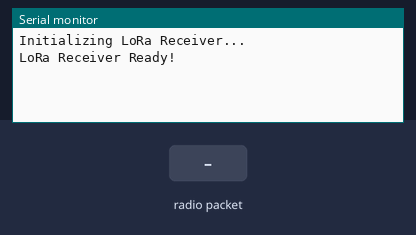
The sketch below on a simulated ESP32. Shown: the last lines printed to the serial monitor. The test bench sets the inputs (shaded band). No radio packets arrive unless stated.

Above: at 1.2 s.
1.3 s: radio packet "1" arrives
At 1.7 s:
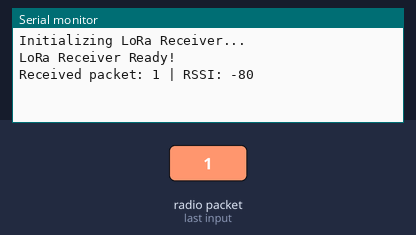
2.8 s: radio packet "0" arrives
At 4.0 s:
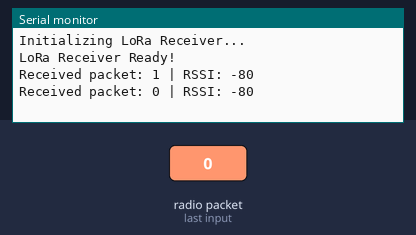
4.3 s: radio packet "2" arrives
At 5.1 s:
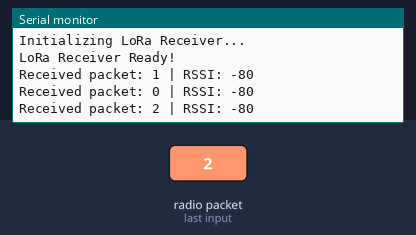

Measured:
- after the input at 1.3 s, the serial monitor: prints a new line at once (image 1)
- after the input at 2.8 s, the serial monitor: prints a new line at once (image 2)
- after the input at 4.3 s, the serial monitor: prints a new line at once (image 3)

The sketch:

ESP32_Reciever.ino
```cpp
#include <SPI.h>
#include <LoRa.h>

// Pin Definitions for LoRa
#define LORA_SS   5    // Chip Select (CS)
#define LORA_RST  6   // Reset Pin
#define LORA_DIO0 4    // DIO0 (Interrupt)

void setup() {
    Serial.begin(115200);
    while (!Serial);

    Serial.println("Initializing LoRa Receiver...");

    LoRa.setPins(LORA_SS, LORA_RST, LORA_DIO0);

    if (!LoRa.begin(915E6)) {  // Set frequency (adjust based on your region)
        Serial.println("LoRa initialization failed!");
        while (1);
    }

    Serial.println("LoRa Receiver Ready!");
}

void loop() {
    int packetSize = LoRa.parsePacket();
    char buffer[1024];
    int idx = 0;
    if (packetSize) {
        Serial.print("Received packet: ");

        // Read packet
        while (LoRa.available()) {
            char currentChar = (char) LoRa.read();
            Serial.print(currentChar);
            buffer[idx] = currentChar;
        }

        // Display RSSI (signal strength)
        Serial.print(" | RSSI: ");
        Serial.println(LoRa.packetRssi());
    }
}
```
